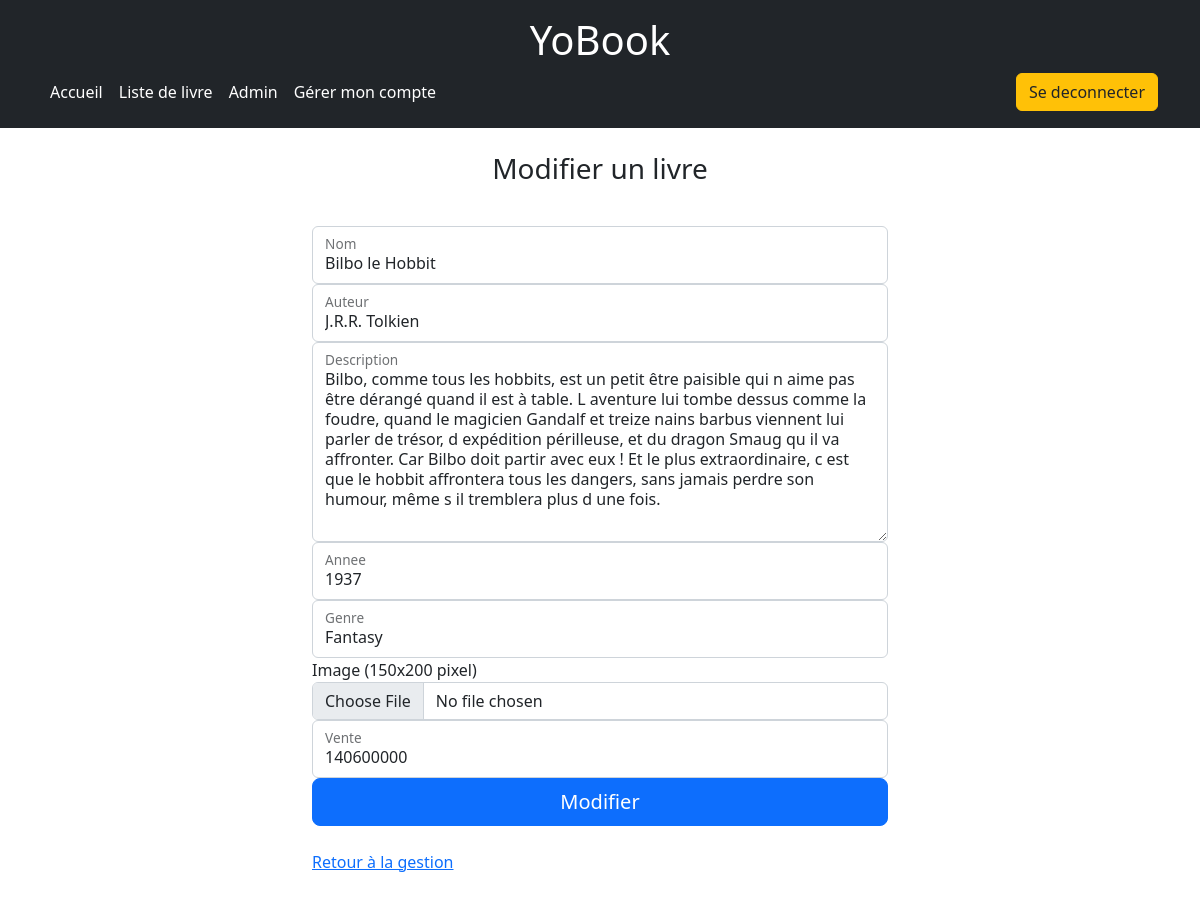
Screenshot of /index.php?uc=admin&action=modifierLivre&id=4 (signed in) with the database file from the repository.
### tables this page shows
CREATE TABLE `livre` (
  `idlivre` int(11) NOT NULL AUTO_INCREMENT,
  `nom` varchar(100) DEFAULT NULL,
  `annee` int(11) DEFAULT NULL,
  `description` varchar(10000) DEFAULT NULL,
  `auteur` varchar(100) DEFAULT NULL,
  `vente` int(11) DEFAULT NULL,
  `idgenre` int(11) NOT NULL,
  `image` varchar(100) DEFAULT NULL,
  PRIMARY KEY (`idlivre`,`idgenre`),
  KEY `fk_livre_genre1_idx` (`idgenre`),
  CONSTRAINT `fk_livre_genre1` FOREIGN KEY (`idgenre`) REFERENCES `genre` (`idgenre`) ON DELETE NO ACTION ON UPDATE NO ACTION
);

### modeles/monPdo.php (called while the page is built, shortened)
<?php
class MonPdo
{
    private static $serveur = 'mysql:host=localhost';
    private static $bdd = 'dbname=dblivre';
    private static $user = 'test';
    private static $mdp = 'Super';
    private static $unPdo = null;
    private function __construct()
    {
        MonPdo::$unPdo = new PDO(MonPdo::$serveur . ';' . MonPdo::$bdd, MonPdo::$user, MonPdo::$mdp);
        MonPdo::$unPdo->query("SET CHARACTER SET utf8");
        MonPdo::$unPdo->setAttribute(PDO::ATTR_ERRMODE, PDO::ERRMODE_EXCEPTION);
    }
    public static function getInstance()
    {
        if (self::$unPdo == null) {
            self::$monPdo = new MonPdo();
        }
        return self::$unPdo;
    }
    public static function dbRun($sql, $param = null)
    {
        $statement = MonPdo::getInstance()->prepare($sql);
        $statement->execute($param);
        return $statement;
    }
}

### modeles/Livre.php (called while the page is built, shortened)
<?php
class Livre
{
    private $nom;
    private $annee;
    private $description;
    private $auteur;
    private $vente;
    public function getNom()
    {
        return $this->nom;
    }
    public function getAnnee()
    {
        return $this->annee;
    }
    public function getDescription()
    {
        return $this->description;
    }
    public function getAuteur()
    {
        return $this->auteur;
    }
    public function getVente()
    {
        return $this->vente;
    }
    public static function findById(int $id)
    {
        $sql = "SELECT `idlivre`, `nom`, `annee`, `description`, `auteur`, `vente`, `idgenre`, `image` FROM livre WHERE idlivre = ?;";
        $param = [$id];
        $statement = MonPdo::getInstance()->prepare($sql);
        $statement->execute($param);
        $statement->setFetchMode(PDO::FETCH_CLASS | PDO::FETCH_PROPS_LATE, 'Livre');
        return $statement->fetch();
    }
}

### vues/admin/modifierLivre.php (the view)
<main class="form-signin">
    <div class="container w-50">
        <br>
        <h1 class="h3 mb-3 fw-normal text-center">Modifier un livre</h1>
        <br>
        <form method="POST" enctype="multipart/form-data">
            <div class="form-floating">
                <input type="text" class="form-control" id="nom" name="nom" value="<?= $modifierLivre->getNom() ?>" placeholder="Nom">
                <label for="floatingInput">Nom</label>
            </div>
            <div class="form-floating">
                <input type="text" class="form-control" id="auteur" name="auteur" value="<?= $modifierLivre->getAuteur() ?>" placeholder="Auteur">
                <label for="floatingInput">Auteur</label>
            </div>
            <div class="form-floating">
                <textarea class="form-control" style="height: 200px;" name="description" id="description" cols="30" rows="10" placeholder="Description"><?= $modifierLivre->getDescription() ?></textarea>
                <label for="floatingInput">Description</label>
            </div>
            <div class="form-floating">
                <input type="number" class="form-control" id="annee" name="annee" value="<?= $modifierLivre->getAnnee() ?>" placeholder="Annee">
                <label for="floatingInput">Annee</label>
            </div>
            <div class="form-floating">
                <?= Genre::CreateSelectFromGenre() ?>
                <label for="floatingInput">Genre</label>
            </div>
            <label for="floatingInput">Image (150x200 pixel)</label>
            <input type="file" class="form-control" name="image">
            <div class="form-floating">
                <input type="number" class="form-control" id="vente" name="vente" value="<?= $modifierLivre->getVente() ?>" placeholder="Vente">
                <label for="floatingInput">Vente</label>
            </div>
            <button class="w-100 btn btn-lg btn-primary" name="modifier" value="modifier" type="submit">Modifier</button>
        </form>
        <br>
        <a href="index.php?uc=admin&action=listLivres" class="link-primary">Retour à la gestion</a>
    </div>
</main>

### rows the page displays
livre: nom "Bilbo le Hobbit", auteur "J.R.R. Tolkien", description "Bilbo, comme tous les hobbits, est un petit être paisible qui n aime pas être dérangé quand il est à table. L aventure lui tombe dessus comme la foudre, quand le magicien Gandalf et treize nains barbus viennent lui parler de trésor, d expédition périlleuse, et du dragon Smaug qu il va affronter. Car Bilbo doit partir avec eux ! Et le plus extraordinaire, c est que le hobbit affrontera tous les dangers, sans jamais perdre son humour, même s il tremblera plus d une fois.", annee "1937", vente "140600000"

### other values shown
form field genre "Fantasy"
